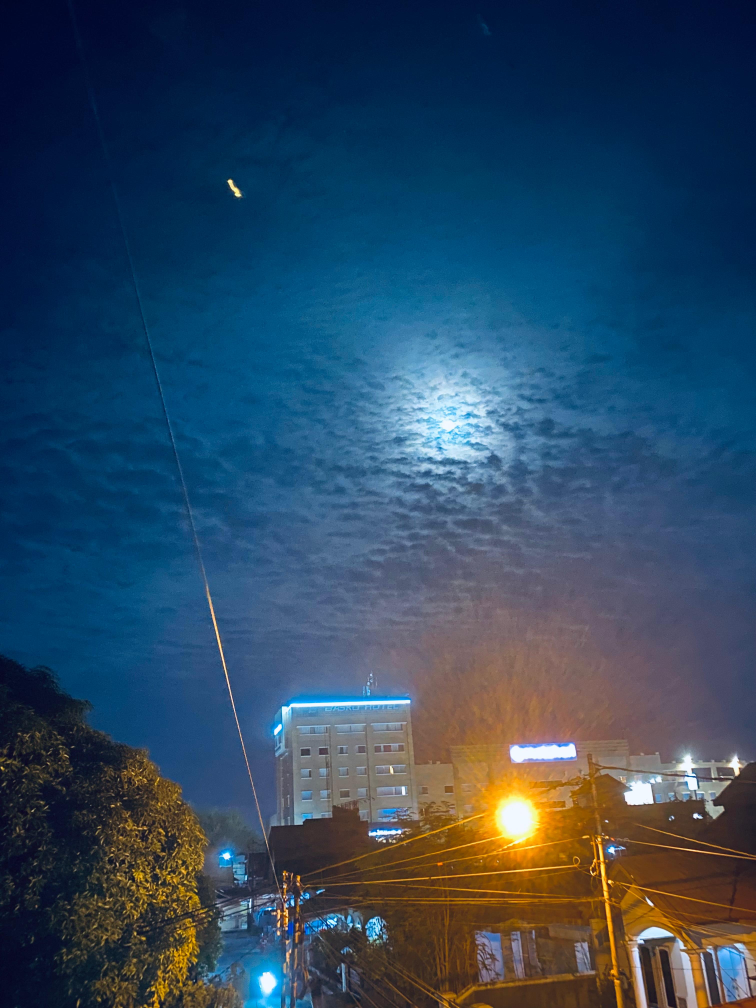
#> input picture Basko.jpeg, 3024 x 4032 px (shown at 1/4 size)
$ python Tugas1.py
#> lines starting #> are read from the running program, lines starting #| are printed output that depends on the picture
import cv2
import numpy as np
import math

# ===============================
# 1. Membaca Gambar
# ===============================
img = cv2.imread("Basko.jpeg")
#> img is the input picture: shape (4032, 3024, 3); mean B, G, R 94.6, 71.4, 46.7

if img is None:
    print("Gambar tidak ditemukan!")
    exit()

height, width, channels = img.shape
#> height = 4032; width = 3024; channels = 3

print("===== INFORMASI DASAR CITRA =====")
print(f"Resolusi Spasial      : {width} x {height} piksel")
#| Resolusi Spasial      : 3024 x 4032 piksel
print(f"Jumlah Channel Warna  : {channels} (BGR)")
#| Jumlah Channel Warna  : 3 (BGR)
print("Artinya gambar ini adalah citra berwarna (RGB/BGR).")

# ===============================
# 2. Bit Depth
# ===============================
bit_depth_per_channel = 8
total_bit_depth = bit_depth_per_channel * channels
#> total_bit_depth = 24
jumlah_warna = 2 ** total_bit_depth
#> jumlah_warna = 16777216

print(f"\nBit Depth per Channel : {bit_depth_per_channel} bit")
print(f"Total Bit Depth       : {total_bit_depth} bit")
#| Total Bit Depth       : 24 bit
print(f"Jumlah Warna Teoritis : {jumlah_warna:,} warna")
#| Jumlah Warna Teoritis : 16,777,216 warna

# ===============================
# 3. Aspect Ratio
# ===============================
gcd = math.gcd(width, height)
#> gcd = 1008
aspect_width = width // gcd
#> aspect_width = 3
aspect_height = height // gcd
#> aspect_height = 4

print(f"\nAspect Ratio          : {aspect_width}:{aspect_height}")
#| Aspect Ratio          : 3:4

# ===============================
# 4. Ukuran Memori Teoritis
# ===============================
memory_bytes = width * height * total_bit_depth / 8
#> memory_bytes = 36578304
memory_kb = memory_bytes / 1024
#> memory_kb = 35721
memory_mb = memory_kb / 1024
#> memory_mb = 34.88

print(f"\nUkuran Memori Teoritis:")
print(f"{memory_bytes:,.0f} Bytes")
#| 36,578,304 Bytes
print(f"{memory_kb:.2f} KB")
#| 35721.00 KB
print(f"{memory_mb:.2f} MB")
#| 34.88 MB

# ===============================
# 5. Simulasi Perubahan
# ===============================
new_width = width * 2
#> new_width = 6048
new_height = height * 2
#> new_height = 8064
new_bit_depth = total_bit_depth // 2
#> new_bit_depth = 12

new_memory = new_width * new_height * new_bit_depth / 8
#> new_memory = 73156608
new_memory_mb = new_memory / (1024 * 1024)

print("\n===== SIMULASI PERUBAHAN =====")
print(f"Resolusi Baru         : {new_width} x {new_height}")
#| Resolusi Baru         : 6048 x 8064
print(f"Bit Depth Baru        : {new_bit_depth} bit")
#| Bit Depth Baru        : 12 bit
print(f"Ukuran Memori Baru    : {new_memory_mb:.2f} MB")
#| Ukuran Memori Baru    : 69.77 MB

# ===============================
# 6. Representasi Matriks
# ===============================
print("\n===== REPRESENTASI MATRIKS (5x5 Piksel Pertama) =====")
print(img[:5, :5])
#> (printed output is left out)

# ===============================
# 7. Representasi Vektor
# ===============================
vector = img.flatten()

print("\n===== REPRESENTASI VEKTOR =====")
print(f"Panjang Vektor        : {len(vector)} elemen")
#| Panjang Vektor        : 36578304 elemen
print("10 nilai pertama vektor:")
print(vector[:10])
#| [40  6  0 40  6  0 40  6  0 40]

# ===============================
# 8. Analisis Intensitas
# ===============================
gray = cv2.cvtColor(img, cv2.COLOR_BGR2GRAY)
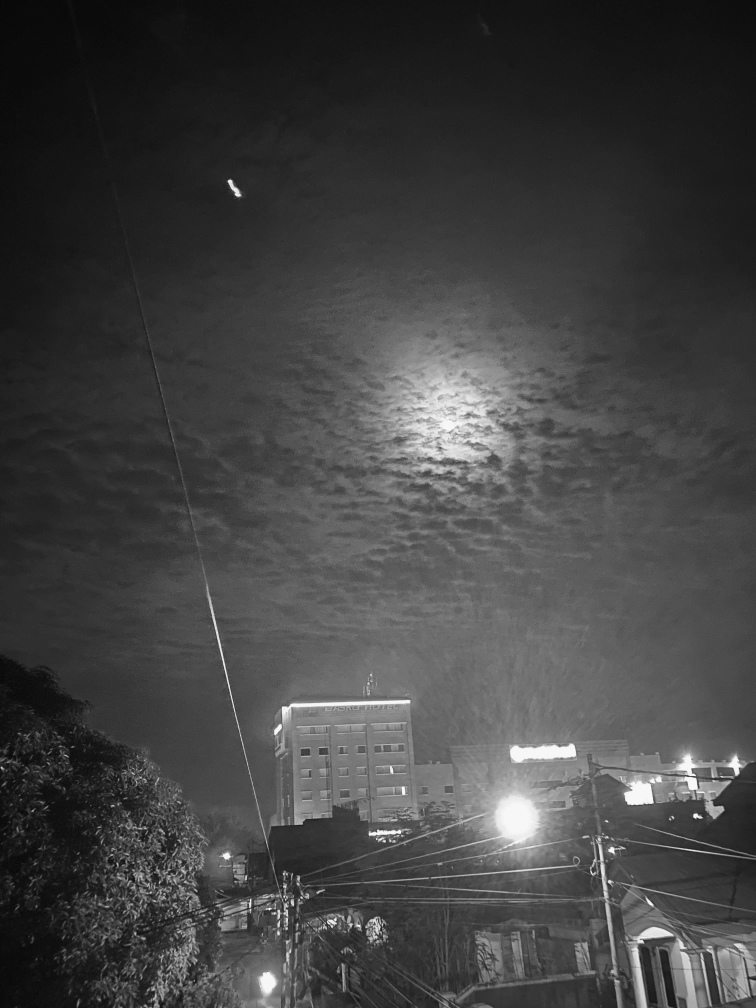
#> gray: shape (4032, 3024) (shown at 1/4 size); min 3, max 255, mean 66.6
mean_intensity = np.mean(gray)
#> mean_intensity = 66.64
min_intensity = np.min(gray)
#> min_intensity = 3
max_intensity = np.max(gray)
#> max_intensity = 255

print("\n===== ANALISIS INTENSITAS =====")
print(f"Rata-rata Intensitas  : {mean_intensity:.2f}")
#| Rata-rata Intensitas  : 66.64
print(f"Intensitas Minimum    : {min_intensity}")
#| Intensitas Minimum    : 3
print(f"Intensitas Maksimum   : {max_intensity}")
#| Intensitas Maksimum   : 255

if mean_intensity < 100:
    print("Kesimpulan: Citra cenderung gelap.")
else:
    print("Kesimpulan: Citra cukup terang.")

# ===============================
# 9. Manipulasi Dasar (Versi Variasi)
# ===============================

# Crop bagian atas (fokus langit & bulan)
crop = img[0:height//2, 0:width]
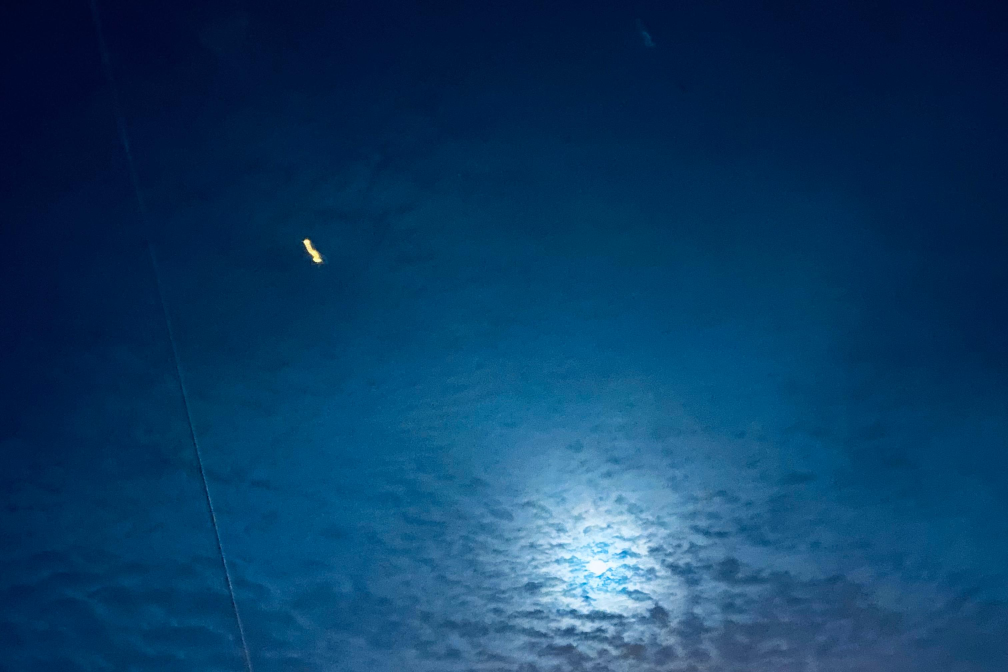
#> crop: shape (2016, 3024, 3) (shown at 1/3 size); mean B, G, R 100.7, 60.1, 13

# Resize lebih kecil
resize = cv2.resize(img, (600, 400))
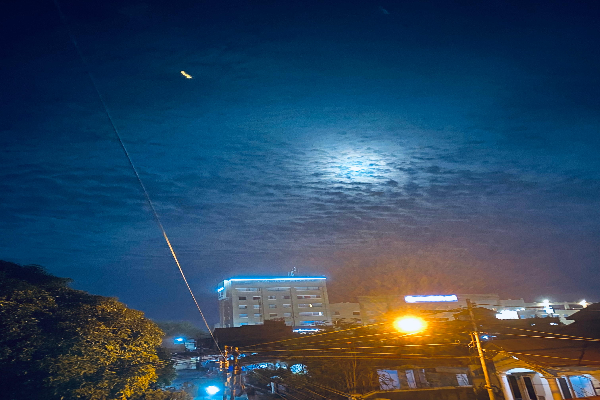
#> resize: shape (400, 600, 3); mean B, G, R 94.5, 71.3, 46.6

# Flip Horizontal
flip_horizontal = cv2.flip(img, 1)
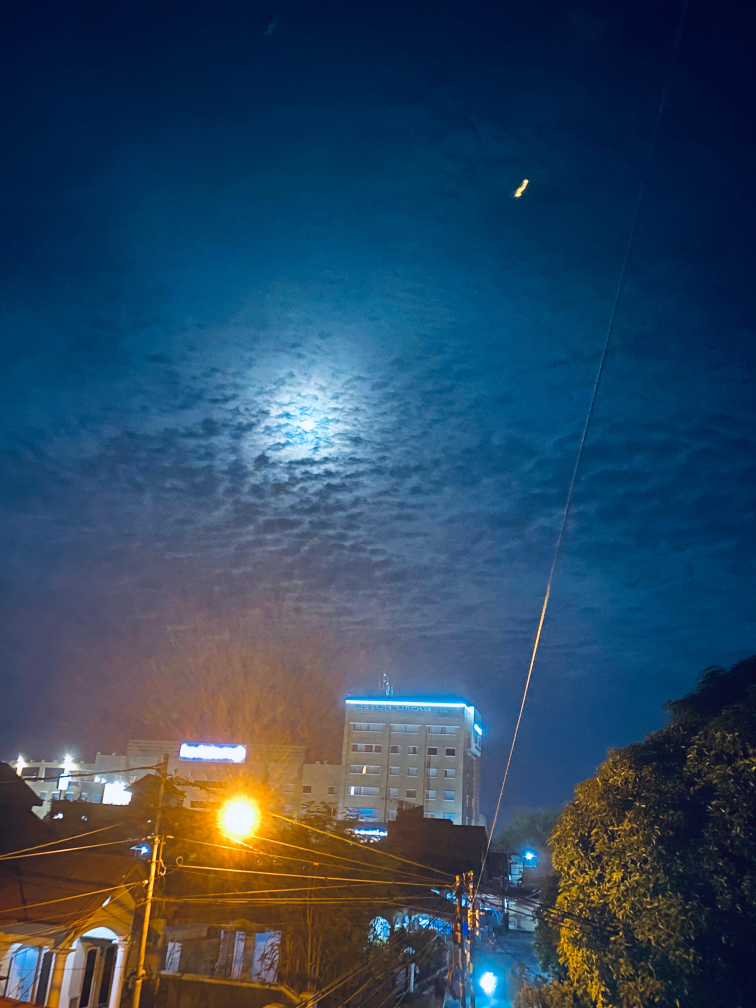
#> flip_horizontal: shape (4032, 3024, 3) (shown at 1/4 size); mean B, G, R 94.6, 71.4, 46.7

# Flip Vertical
flip_vertical = cv2.flip(img, 0)
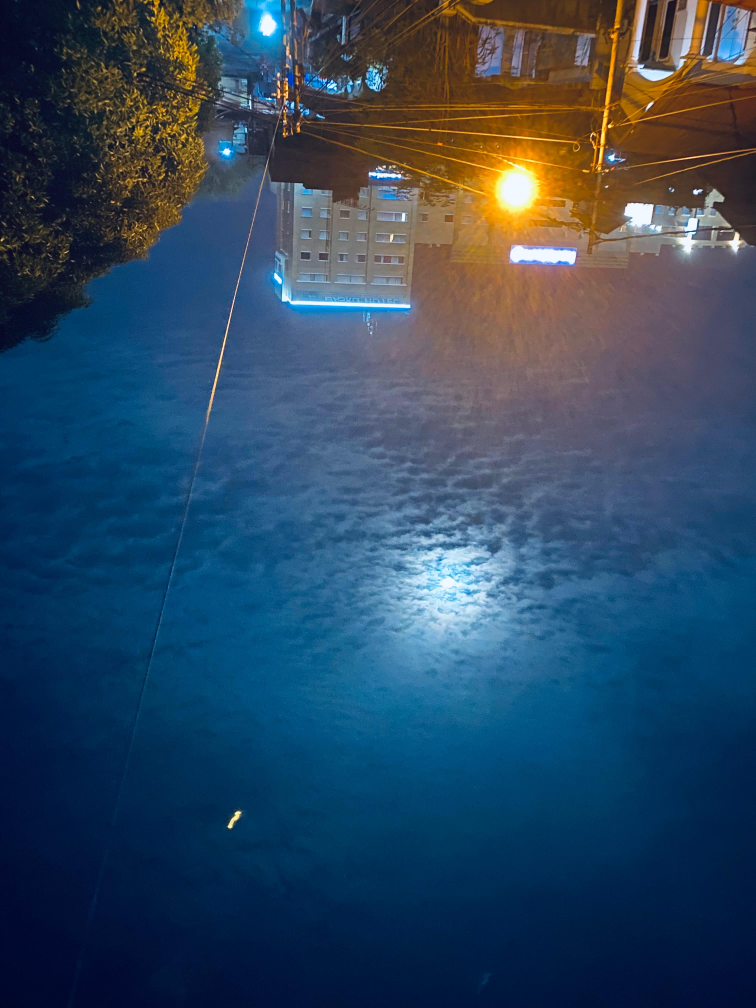
#> flip_vertical: shape (4032, 3024, 3) (shown at 1/4 size); mean B, G, R 94.6, 71.4, 46.7

# ===============================
# 10. Menampilkan Semua Hasil (Satu per Satu)
# ===============================

def tampil_satu_satu(image, title):
#> called with title = 'Original'
    display_width = 500
    h, w = image.shape[:2]
    scale = display_width / w
    new_h = int(h * scale)
    img_small = cv2.resize(image, (display_width, new_h))

    cv2.imshow(title, img_small)
    cv2.waitKey(0)
    cv2.destroyAllWindows()

tampil_satu_satu(img, "Original")
tampil_satu_satu(crop, "Crop (Bagian Atas)")
tampil_satu_satu(resize, "Resize")
tampil_satu_satu(flip_horizontal, "Flip Horizontal")
#> call 4 of tampil_satu_satu, with title = 'Flip Horizontal'
#> in tampil_satu_satu (call 4), `img_small = cv2.resize(image, (display_width, new_h))`:
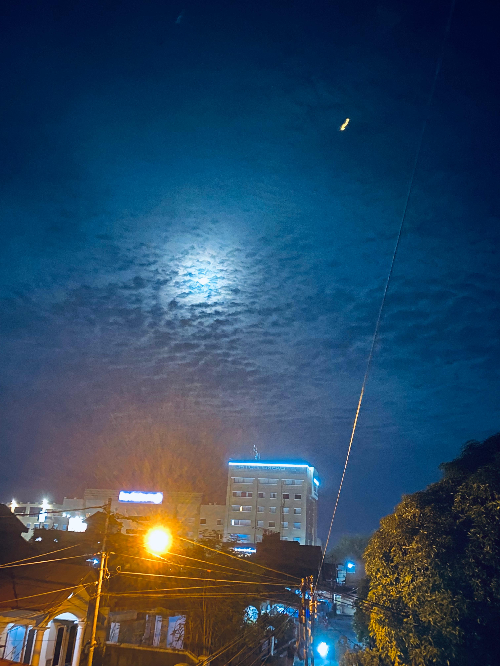
#> img_small: shape (666, 500, 3); mean B, G, R 94.5, 71.3, 46.6
tampil_satu_satu(flip_vertical, "Flip Vertical")
#> in tampil_satu_satu (call 5), `img_small = cv2.resize(image, (display_width, new_h))`:
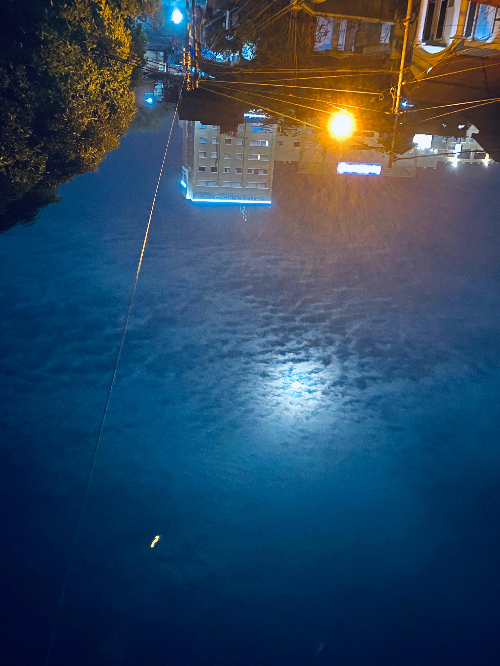
#> img_small: shape (666, 500, 3); mean B, G, R 94.5, 71.3, 46.6
